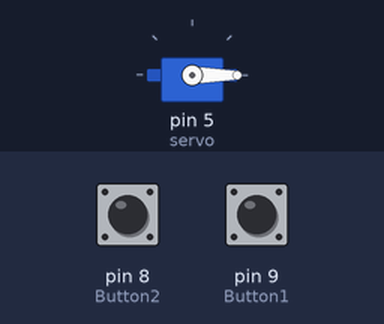
Bench run of a sketch on a simulated Arduino Uno, built with avr-gcc and run on an emulated ATmega328P. Parts: servo. Inputs (shaded band) come from the test bench; at power-on: pin 8 (Button2) LOW, pin 9 (Button1) LOW.

Above: at 1.2 s.
1.3 s: pin 8 (Button2) pulled HIGH for 0.15 s
At 1.75 s:
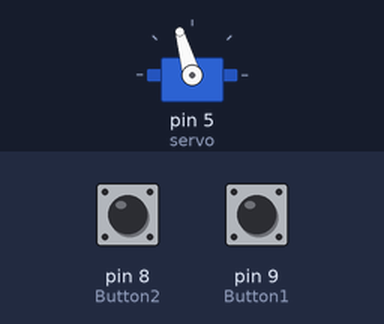
3.7 s: pin 9 (Button1) pulled HIGH for 0.15 s
At 4.16 s:
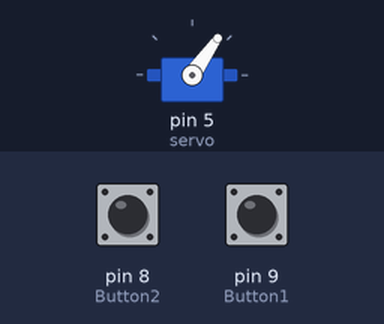
6.8 s: pin 9 (Button1) pulled HIGH for 1 s
At 8.18 s:
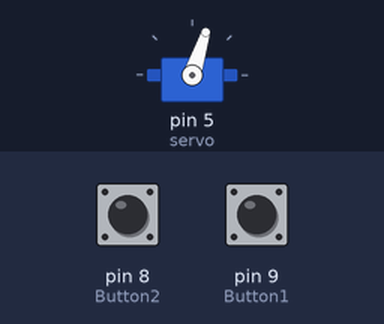
10.1 s: pin 8 (Button2) pulled HIGH for 1 s
At 11.46 s:
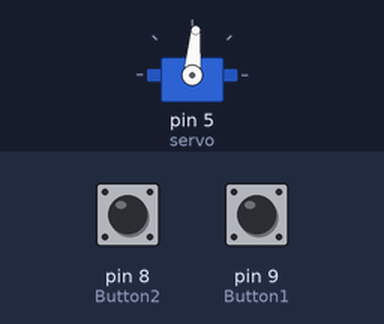
13.4 s: pin 8 (Button2) driven HIGH and pin 9 (Button1) driven HIGH
At 14.7 s:
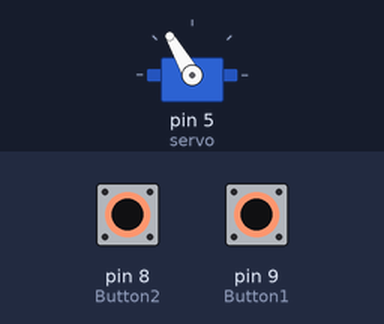
16.4 s: pin 8 (Button2) driven LOW
Timing chart, 0 to 20.4 s (numbered marks = the images above; inputs shaded):
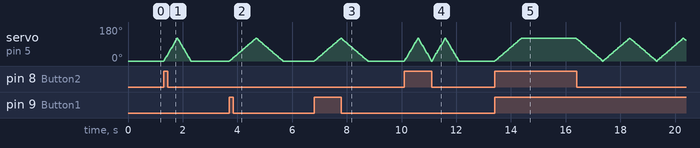

Measured:
- after the input at 1.3 s, servo on pin 5 (servo): rises from 0° to 120° in 0.49 s, then falls to 0° in 0.50 s
- after the input at 3.7 s, servo on pin 5 (servo): rises from 0° to 120° in 0.96 s, then falls to 0° in 0.99 s
- after the input at 6.8 s, servo on pin 5 (servo): rises from 0° to 120° in 0.96 s, then falls to 0° in 0.99 s
- after the input at 13.4 s, servo on pin 5 (servo): rises from 0° to 120° in 0.97 s, then falls to 119° in 2.0 s

The sketch:

Sketch_Opdracht_6.ino
```cpp
/*
  Luuk Witters
  Ruitenwisser Servo
*/

#include<Servo.h>

//Defineer de poorten van de knoppen
const int Button1 = 9;
const int Button2 = 8;
//Begin variabele van de hoek van de servo
int angle = 0;

Servo servo;
void setup() {
  //De knoppen moeten een input geven
  pinMode(Button1, INPUT);
  pinMode(Button2, INPUT);
  //Defineer de poort van de servo
  servo.attach(5);
}
void loop() {
  //Variabele aanmaken die de status van de knoppen uitleest
  int btn1State = digitalRead(Button1);
  int btn2State = digitalRead(Button2);

  if (btn1State == HIGH && btn2State == LOW) { //als switchpin1 ingedrukt wordt en switchpin2 niet draait het 120 in 1sec
    draaiServo(8, 10); //Geef een delay van 8 mee. Omdat 120 * 0,008 = 0.96 seconde. Dus bijna een seconde. Wacht daarna heel even voor een soepelere verloop
  }
  else if (btn1State == LOW && btn2State == HIGH) { //als switchpin2 ingedrukt wordt en switchpin1 niet draait het 120 in 0.5 sec
    draaiServo(4, 10); //Geef een delay van 8 mee. Omdat 120 * 0,004 = 0.48 seconde. Dus bijna een halve seconde. Wacht daarna heel even voor een soepelere verloop
  }
  else if (btn1State == HIGH && btn2State == HIGH) { // Worden beide drukknoppen bediend, dan zal de servomotor in 1 s van 0 naar 120⁰ draaien, 2 s in deze stand blijven staan en vervolgens in 1 s terugdraaien naar 0⁰
    draaiServo(8, 2000); //Geef een delay van 8 mee. Omdat 120 * 0,008 = 0.96. Dus bijna een seconde. Wacht daarna 2 seconde voordat die terug gaat.
  }
  else {
    servo.write(0);
  }
}

void draaiServo(int iDelay, int iAngleResetDelay) {
  for (angle = 0; angle <= 120; angle++) {
    servo.write(angle);
    delay(iDelay);
  }
  delay(iAngleResetDelay);

  for (angle = 120; angle >= 0; angle--) {
    servo.write(angle);
    delay(iDelay);

  }
}
```
